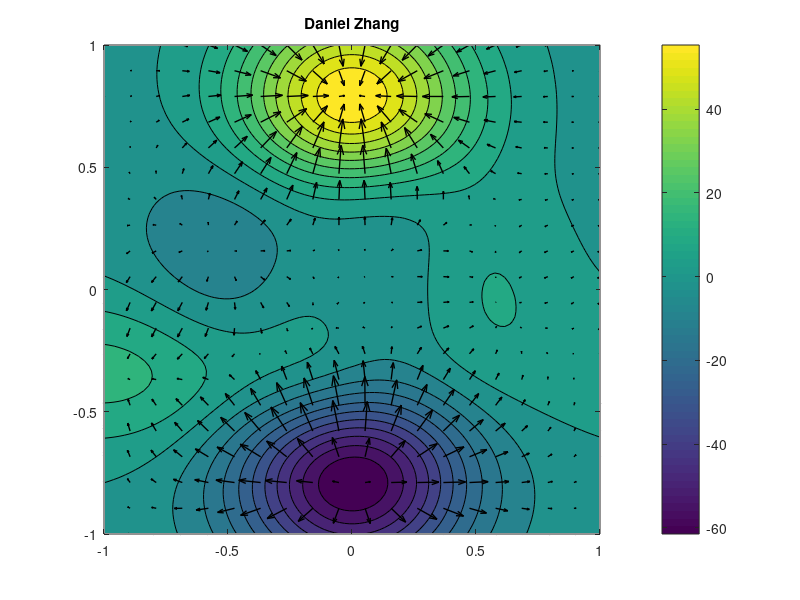

This figure's MATLAB source:
clear; clc;

x = linspace(-1,1,100);
y = linspace(-1,1,100);
[X, Y] = meshgrid(x,y);

u = 3*(1-3*X).^2.*exp(-X.^2 - (3*Y+1).^2) ...
    - 10*(3*X/5 - 27*X.^3 - 243*Y.^5).*exp(-5*X.^2-4*Y.^2) ...
    - 1/3*exp(-(3*X+1).^2 - 9*Y.^2) + (X.^2+Y.^2) - 1;

figure;
contourf(X, Y, u, 20);
colorbar;
hold on;

xq = linspace(-1,1,20);
yq = linspace(-1,1,20);
[Xq, Yq] = meshgrid(xq, yq);

uq = 3*(1-3*Xq).^2.*exp(-Xq.^2 - (3*Yq+1).^2) ...
    - 10*(3*Xq/5 - 27*Xq.^3 - 243*Yq.^5).*exp(-5*Xq.^2-4*Yq.^2) ...
    - 1/3*exp(-(3*Xq+1).^2 - 9*Yq.^2) + (Xq.^2+Yq.^2) - 1;

[ux, uy] = gradient(uq, xq, yq);

quiver(Xq, Yq, ux, uy, 'k', 'LineWidth', 1);

title('Daniel Zhang');


hold off;

clear; clc;

u = @(x, y) 3*(1-3*x).^2.*exp(-x.^2 - (3*y+1).^2) ...
    - 10*(3*x/5 - 27*x.^3 - 243*y.^5).*exp(-5*x.^2-4*y.^2) ...
    - 1/3*exp(-(3*x+1).^2-9*y.^2) + (x.^2+y.^2) - 1;

gradFun = @(r) [...
    -( -(18*(1-3*r(1)))*exp(-r(1)^2 - (3*r(2)+1)^2) ...
       - 6*(1-3*r(1))^2*r(1)*exp(-r(1)^2 - (3*r(2)+1)^2) ...
       - (10*(3/5-81*r(1)^2))*exp(-5*r(1)^2-4*r(2)^2) ...
       + (20*((3/5)*r(1)-27*r(1)^3-243*r(2)^5))*5*r(1)*exp(-5*r(1)^2-4*r(2)^2) ...
       - (1/3*(-18*r(1)-6))*exp(-(3*r(1)+1)^2-9*r(2)^2) + 2*r(1) ); ...
    -( 3*(1-3*r(1))^2*(-18*r(2)-6)*exp(-r(1)^2-(3*r(2)+1)^2) ...
       + 12150*r(2)^4*exp(-5*r(1)^2-4*r(2)^2) ...
       + (20*((3/5)*r(1)-27*r(1)^3-243*r(2)^5))*4*r(2)*exp(-5*r(1)^2-4*r(2)^2) ...
       + 6*r(2)*exp(-(3*r(1)+1)^2-9*r(2)^2) + 2*r(2) ) ];

odeFun = @(t, r) gradFun(r);

r0 = [-0.14; 0.7];
tspan = 0:0.001:5.0;

[t, r] = ode45(odeFun, tspan, r0);

r_final = r(end, :);
x_final = r_final(1);
y_final = r_final(2);

z_final = u(x_final, y_final);


fprintf(' (%.5f, %.5f)\n', x_final, y_final);
fprintf(' %.5f\n', z_final);
